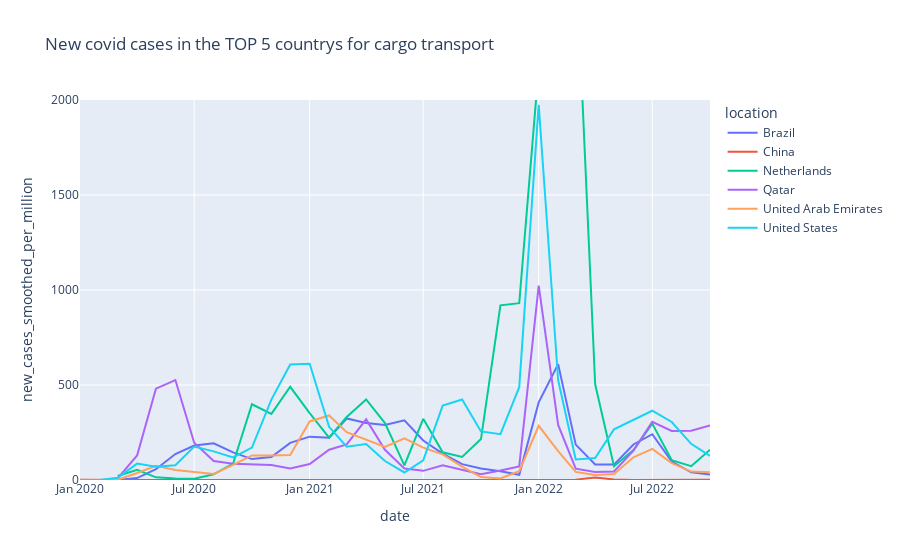

The code cell stored with this chart in its notebook:
### Code cell
fig = px.line(cargo_filtered_covid_data, x='date', y= 'new_cases_smoothed_per_million' ,color='location',
              title= 'New covid cases in the TOP 5 countrys for cargo transport', range_y=[0,2000] )

fig.show()

### Figure 1 — Plotly figure (JSON) as saved in the notebook; plotly's stock layout.template omitted (floating-point values rounded to 4 significant figures)
{"data": [{"hovertemplate": "location=Brazil<br>date=%{x}<br>new_cases_smoothed_per_million=%{y}<extra></extra>", "legendgroup": "Brazil", "line": {"color": "#636efa", "dash": "solid"}, "marker": {"symbol": "circle"}, "mode": "lines", "name": "Brazil", "orientation": "v", "showlegend": true, "type": "scatter", "x": ["2020-02", "2020-03", "2020-04", "2020-05", "2020-06", "2020-07", "2020-08", "2020-09", "2020-10", "2020-11", "2020-12", "2021-01", "2021-02", "2021-03", "2021-04", "2021-05", "2021-06", "2021-07", "2021-08", "2021-09", "2021-10", "2021-11", "2021-12", "2022-01", "2022-02", "2022-03", "2022-04", "2022-05", "2022-06", "2022-07", "2022-08", "2022-09", "2022-10"], "xaxis": "x", "y": [null, 0.6089, 10.14, 56.74, 136.7, 181.7, 193.4, 145.6, 110.2, 120.4, 195.4, 228.2, 222.5, 323.9, 299.8, 290.0, 314.5, 207.9, 138.5, 83.29, 60.05, 45.94, 27.73, 408.3, 610.0, 186.4, 81.47, 80.97, 187.1, 240.9, 97.29, 40.48, 28.92], "yaxis": "y"}, {"hovertemplate": "location=China<br>date=%{x}<br>new_cases_smoothed_per_million=%{y}<extra></extra>", "legendgroup": "China", "line": {"color": "#EF553B", "dash": "solid"}, "marker": {"symbol": "circle"}, "mode": "lines", "name": "China", "orientation": "v", "showlegend": true, "type": "scatter", "x": ["2020-01", "2020-02", "2020-03", "2020-04", "2020-05", "2020-06", "2020-07", "2020-08", "2020-09", "2020-10", "2020-11", "2020-12", "2021-01", "2021-02", "2021-03", "2021-04", "2021-05", "2021-06", "2021-07", "2021-08", "2021-09", "2021-10", "2021-11", "2021-12", "2022-01", "2022-02", "2022-03", "2022-04", "2022-05", "2022-06", "2022-07", "2022-08", "2022-09", "2022-10"], "xaxis": "x", "y": [0.6718, 1.764, 0.08042, 0.09387, 0.01746, 0.01617, 0.02094, 0.03284, 0.02137, 0.02923, 0.0288, 0.01723, 0.08019, 0.01904, 0.01439, 0.02007, 0.02074, 0.02827, 0.03513, 0.05874, 0.0386, 0.03158, 0.05147, 0.07994, 0.1196, 0.1019, 1.867, 13.33, 2.416, 0.1201, 0.3659, 1.053, 0.878, 0.7995], "yaxis": "y"}, {"hovertemplate": "location=Netherlands<br>date=%{x}<br>new_cases_smoothed_per_million=%{y}<extra></extra>", "legendgroup": "Netherlands", "line": {"color": "#00cc96", "dash": "solid"}, "marker": {"symbol": "circle"}, "mode": "lines", "name": "Netherlands", "orientation": "v", "showlegend": true, "type": "scatter", "x": ["2020-02", "2020-03", "2020-04", "2020-05", "2020-06", "2020-07", "2020-08", "2020-09", "2020-10", "2020-11", "2020-12", "2021-01", "2021-02", "2021-03", "2021-04", "2021-05", "2021-06", "2021-07", "2021-08", "2021-09", "2021-10", "2021-11", "2021-12", "2022-01", "2022-02", "2022-03", "2022-04", "2022-05", "2022-06", "2022-07", "2022-08", "2022-09", "2022-10"], "xaxis": "x", "y": [null, 21.0, 53.18, 13.98, 7.701, 6.699, 29.91, 86.29, 398.7, 348.1, 490.6, 352.4, 222.5, 331.7, 424.3, 299.7, 76.84, 321.8, 145.6, 121.6, 215.5, 919.2, 930.9, 2171.0, 4057.0, 2792.0, 503.9, 72.22, 157.3, 296.6, 104.3, 72.46, 159.8], "yaxis": "y"}, {"hovertemplate": "location=Qatar<br>date=%{x}<br>new_cases_smoothed_per_million=%{y}<extra></extra>", "legendgroup": "Qatar", "line": {"color": "#ab63fa", "dash": "solid"}, "marker": {"symbol": "circle"}, "mode": "lines", "name": "Qatar", "orientation": "v", "showlegend": true, "type": "scatter", "x": ["2020-02", "2020-03", "2020-04", "2020-05", "2020-06", "2020-07", "2020-08", "2020-09", "2020-10", "2020-11", "2020-12", "2021-01", "2021-02", "2021-03", "2021-04", "2021-05", "2021-06", "2021-07", "2021-08", "2021-09", "2021-10", "2021-11", "2021-12", "2022-01", "2022-02", "2022-03", "2022-04", "2022-05", "2022-06", "2022-07", "2022-08", "2022-09", "2022-10"], "xaxis": "x", "y": [null, 8.511, 129.2, 480.5, 526.2, 196.2, 99.53, 85.79, 81.71, 78.81, 60.06, 84.41, 159.2, 187.0, 319.1, 158.9, 60.54, 48.18, 77.41, 52.26, 30.68, 50.03, 71.69, 1023.0, 289.5, 59.69, 42.28, 44.75, 154.7, 305.8, 258.5, 258.8, 286.7], "yaxis": "y"}, {"hovertemplate": "location=United Arab Emirates<br>date=%{x}<br>new_cases_smoothed_per_million=%{y}<extra></extra>", "legendgroup": "United Arab Emirates", "line": {"color": "#FFA15A", "dash": "solid"}, "marker": {"symbol": "circle"}, "mode": "lines", "name": "United Arab Emirates", "orientation": "v", "showlegend": true, "type": "scatter", "x": ["2020-01", "2020-02", "2020-03", "2020-04", "2020-05", "2020-06", "2020-07", "2020-08", "2020-09", "2020-10", "2020-11", "2020-12", "2021-01", "2021-02", "2021-03", "2021-04", "2021-05", "2021-06", "2021-07", "2021-08", "2021-09", "2021-10", "2021-11", "2021-12", "2022-01", "2022-02", "2022-03", "2022-04", "2022-05", "2022-06", "2022-07", "2022-08", "2022-09", "2022-10"], "xaxis": "x", "y": [null, 0.04744, 1.613, 36.96, 74.52, 52.99, 41.88, 32.21, 79.95, 129.4, 129.1, 131.5, 308.3, 339.7, 251.9, 211.5, 174.5, 219.4, 170.3, 134.8, 70.37, 15.46, 7.835, 46.49, 285.2, 152.0, 42.64, 26.44, 31.75, 119.2, 163.4, 89.14, 44.32, 40.68], "yaxis": "y"}, {"hovertemplate": "location=United States<br>date=%{x}<br>new_cases_smoothed_per_million=%{y}<extra></extra>", "legendgroup": "United States", "line": {"color": "#19d3f3", "dash": "solid"}, "marker": {"symbol": "circle"}, "mode": "lines", "name": "United States", "orientation": "v", "showlegend": true, "type": "scatter", "x": ["2020-01", "2020-02", "2020-03", "2020-04", "2020-05", "2020-06", "2020-07", "2020-08", "2020-09", "2020-10", "2020-11", "2020-12", "2021-01", "2021-02", "2021-03", "2021-04", "2021-05", "2021-06", "2021-07", "2021-08", "2021-09", "2021-10", "2021-11", "2021-12", "2022-01", "2022-02", "2022-03", "2022-04", "2022-05", "2022-06", "2022-07", "2022-08", "2022-09", "2022-10"], "xaxis": "x", "y": [0.00225, 0.001345, 12.16, 86.36, 69.61, 77.87, 176.2, 150.7, 118.6, 170.3, 423.3, 607.4, 611.8, 279.7, 174.9, 189.7, 99.76, 39.56, 103.6, 391.5, 423.8, 255.7, 241.4, 488.7, 1975.0, 526.0, 107.9, 116.2, 266.4, 314.5, 364.6, 305.4, 190.3, 126.8], "yaxis": "y"}], "layout": {"legend": {"title": {"text": "location"}, "tracegroupgap": 0}, "title": {"text": "New covid cases in the TOP 5 countrys for cargo transport"}, "xaxis": {"anchor": "y", "domain": [0, 1], "title": {"text": "date"}}, "yaxis": {"anchor": "x", "domain": [0, 1], "range": [0, 2000], "title": {"text": "new_cases_smoothed_per_million"}}}}
